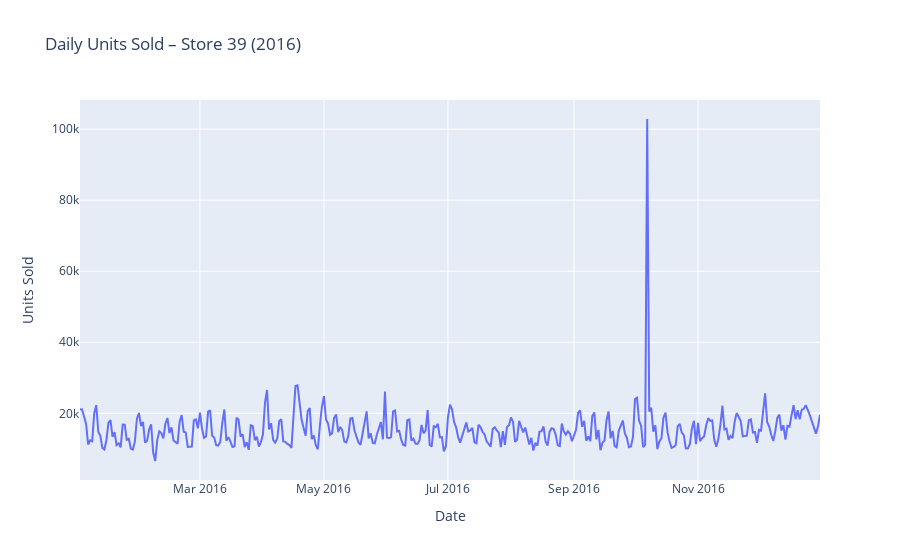

Notebook code cell kept with this figure:
### Code cell
df_train["date"] = pd.to_datetime(df_train["date"])

df_2016 = df_train[
    (df_train["store_nbr"] == 39)
    & (df_train["date"] >= "2016-01-01")
    & (df_train["date"] < "2017-01-01")
]

daily_units = df_2016.groupby("date")["unit_sales"].sum().reset_index()

fig = px.line(
    daily_units, x="date", y="unit_sales", title="Daily Units Sold - Store 39 (2016)"
)
fig.update_layout(xaxis_title="Date", yaxis_title="Units Sold")
fig.show()

### Figure 1 — Plotly figure (JSON) as saved in the notebook; plotly's stock layout.template omitted (floating-point values rounded to 4 significant figures; data arrays with more than 128 entries replaced by an {"elided": "..."} marker saying what was removed)
{"data": [{"hovertemplate": "date=%{x}<br>unit_sales=%{y}<extra></extra>", "legendgroup": "", "line": {"color": "#636efa", "dash": "solid"}, "marker": {"symbol": "circle"}, "mode": "lines", "name": "", "orientation": "v", "showlegend": false, "type": "scatter", "x": {"elided": "364 str values"}, "xaxis": "x", "y": {"elided": "364 float values"}, "yaxis": "y"}], "layout": {"legend": {"tracegroupgap": 0}, "title": {"text": "Daily Units Sold – Store 39 (2016)"}, "xaxis": {"anchor": "y", "domain": [0, 1], "title": {"text": "Date"}}, "yaxis": {"anchor": "x", "domain": [0, 1], "title": {"text": "Units Sold"}}}}
